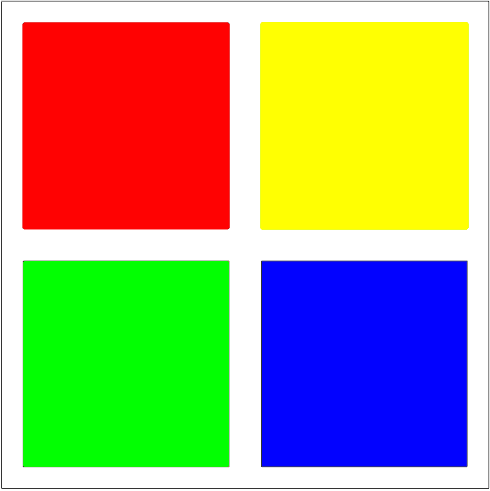
#> input picture .old/assets/phoi4.png, 490 x 491 px
$ python test-nguyen-ly.py
#> lines starting #> are read from the running program, lines starting #| are printed output that depends on the picture; after the words box and inside, x2 and y2 are one past the last pixel; in counts of white or black regions, pixels touching at a corner belong together
from cv2 import TonemapReinhard
import numpy as np
import cv2 as cv
import sys
import time

# <-- Constants -->
minWorkpieceArea = 100
workpieceEdge = 205   # a
containerEdge = 490   # b
leftMargin = 15       # c
topMargin = 15        # d
tolerance = 0.05

# <-- Regions       | Colors -->
#       1.............Red
#       2.............Green
#       3.............Yellow
#       4.............Blue

# <-- Read image and convert it to HSV -->
def readImage(imgPath):
#> called with imgPath = './assets/phoi4.png'
    bgr = cv.imread(imgPath, cv.IMREAD_COLOR)
#> bgr is the input picture: shape (491, 490, 3); mean B, G, R 117.5, 163.5, 164.1
    if bgr is None:
        sys.exit("Not found input file")
    hsv = cv.cvtColor(bgr, cv.COLOR_BGR2HSV)
#> hsv: shape (491, 490, 3); mean H, S, V 37.1, 179.7, 252.8
    return bgr, hsv

# <-- Extract mask of the desired colors -->
def inRange(hsv):
    th1 = cv.bitwise_or(
        cv.inRange(hsv, (170, 70, 70), (180, 255, 255)),
        cv.inRange(hsv, (0, 70, 70), (10, 255, 255))
    )
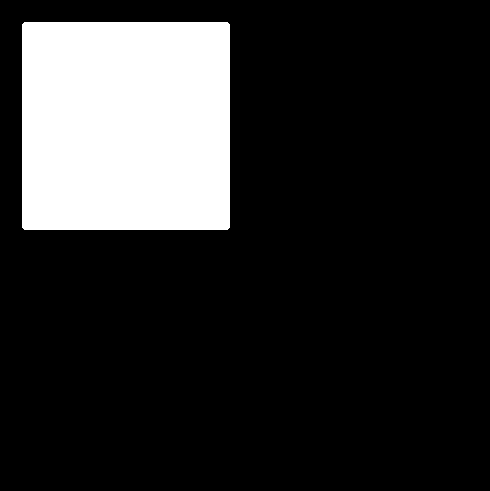
#> th1: shape (491, 490); 18% white; 1 white region, box (x1, y1, x2, y2) and area: (22, 22, 230, 230) 43252
    th2 = cv.inRange(hsv, (50, 70, 70), (70, 255, 255))
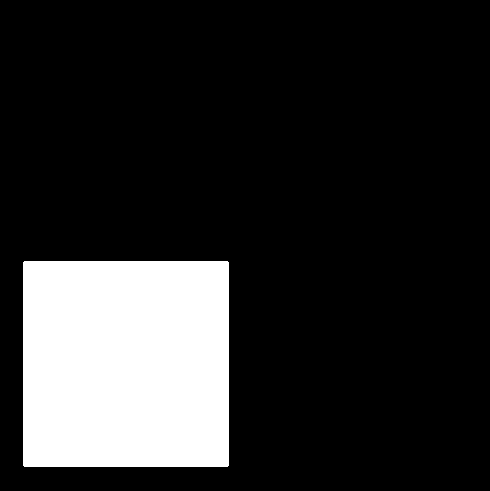
#> th2: shape (491, 490); 17.6% white; 1 white region, box (x1, y1, x2, y2) and area: (23, 261, 229, 467) 42432
    th3 = cv.inRange(hsv, (25, 70, 70), (33, 255, 255))
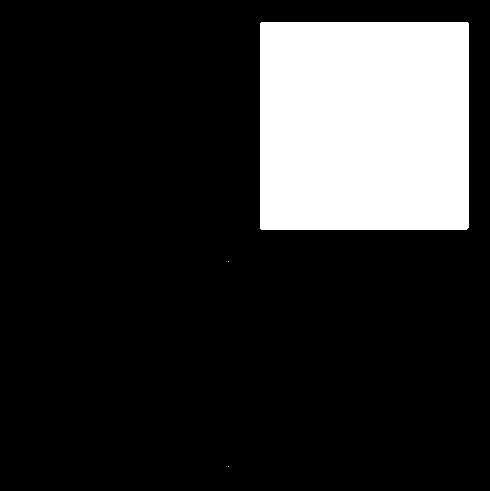
#> th3: shape (491, 490); 18.1% white; 3 white regions (2 under 20 px), largest, box (x1, y1, x2, y2) and area: (260, 22, 469, 230) 43466
    th4 = cv.inRange(hsv, (120, 70, 70), (130, 255, 255))
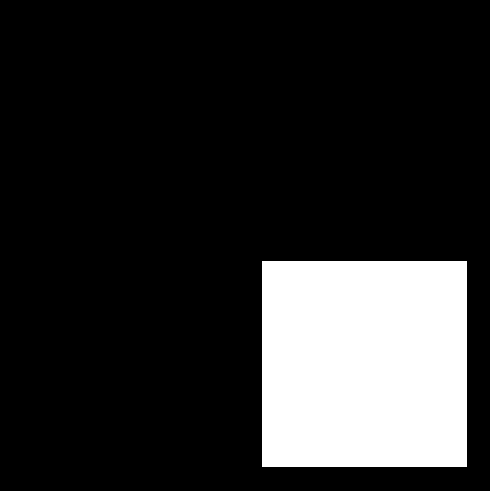
#> th4: shape (491, 490); 17.6% white; 1 white region, box (x1, y1, x2, y2) and area: (262, 261, 467, 467) 42230
    th = (th1, th2, th3, th4)
    for t in th:
        kernel = np.ones((3,3), np.uint8)
        t = cv.erode (t, kernel=kernel)
        t = cv.dilate(t, kernel=kernel)
#> this loop made 4 passes
#> pass 1, in inRange, `t = cv.erode (t, kernel=kernel)`:
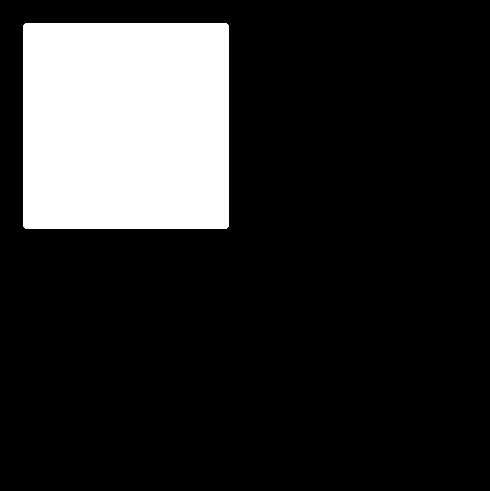
#> t: shape (491, 490); 17.6% white; 1 white region, box (x1, y1, x2, y2) and area: (23, 23, 229, 229) 42424
#> pass 2, in inRange, `t = cv.erode (t, kernel=kernel)`:
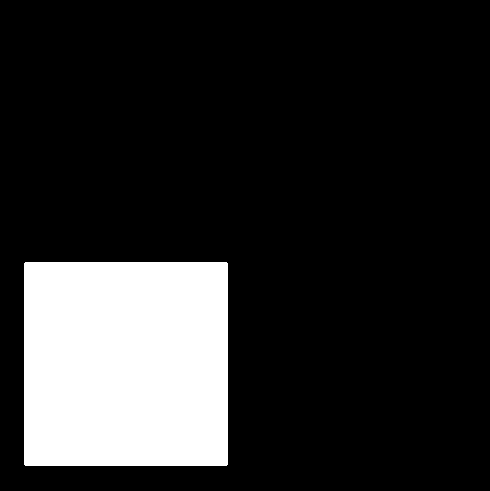
#> t: shape (491, 490); 17.3% white; 1 white region, box (x1, y1, x2, y2) and area: (24, 262, 228, 466) 41612
#> pass 3, in inRange, `t = cv.erode (t, kernel=kernel)`:
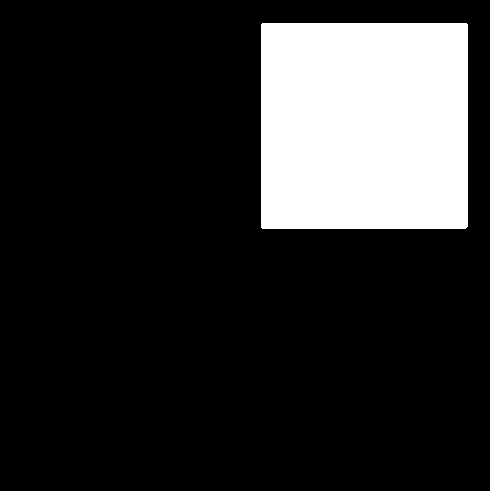
#> t: shape (491, 490); 17.7% white; 1 white region, box (x1, y1, x2, y2) and area: (261, 23, 468, 229) 42636
    return th

# <-- Check the condition of having 4 colors -->
def checkFirstCond(th):
    for thresh in th:
        contours = cv.findContours(thresh, cv.RETR_TREE, cv.CHAIN_APPROX_SIMPLE)[0]
        res = 0
        for con in contours:
            # print(cv.contourArea(con))
            if cv.contourArea(con) >= minWorkpieceArea:
                res += 1
        if res != 1:
            return False
#> this loop made 4 passes
#> contours on pass 4: [[[262, 261], [262, 466], [466, 466], [466, 261]]]
    return True

def between(x, a, b):
    return (a <= x) and (x <= b)

# <-- If condition 1 is matched, check the condition of color order -->
def checkSecondCond(th):
    #<-- Alias for edges -->
    a = workpieceEdge
    b = containerEdge
    c = leftMargin
    d = topMargin


    desiredX = (c + a // 2,         \
                b - c - a // 2,     \
                c + a // 2,         \
                b - c - a // 2      )
    desiredY = (d + a // 2,         \
                d + a // 2,         \
                b - d - a // 2,     \
                b - d - a // 2      )
    # print(desiredX)
    # print(desiredY)
    for i, thresh in enumerate(th):
        M = cv.moments(thresh)
        if M['m00'] != 0:
            cX = int(M['m10']/M['m00'])
            cY = int(M['m01']/M['m00'])
            # print(f"cX = {cX} \ncY = {cY}\n")
            if not between(cX, desiredX[i] - a*tolerance, desiredX[i] + a*tolerance) \
            or not between(cY, desiredY[i] - a*tolerance, desiredY[i] + a*tolerance):
                return False
    return True

def resultGen(th):
    c1 = checkFirstCond(th)
#> c1 = True
    if c1:
        c2 = checkSecondCond(th)
#> the loop in checkSecondCond, `for i, thresh in enumerate(th):` made 2 passes
#> (cX, cY) on passes 1 to 2: (125, 125), (125, 363)
#> c2 = False
        if c2:
            print("Đủ 4 màu, đúng thứ tự")
        else:
            print("Đủ 4 màu nhưng không đúng thứ tự")
        return c2
    else:
        print("Không đủ 4 màu")
        return False

# <-- Main -->
if __name__ == "__main__":
    # print(f"Arguments count: {len(sys.argv)}")
    # for i, arg in enumerate(sys.argv):
    #     print(f"Argument {i:>6}: {arg}")
    start_time = time.time()
    img, hsv = readImage("./assets/phoi4.png")
    th = inRange(hsv)
    # for t in th:
    #     cv.imshow("t", t)
    #     cv.waitKey(0)

    print(resultGen(th))
#| False
    print(f"Thời gian chạy: {time.time() - start_time} giây")

$ run again, with .old/assets/kichThuoc.png copied over .old/assets/phoi4.png
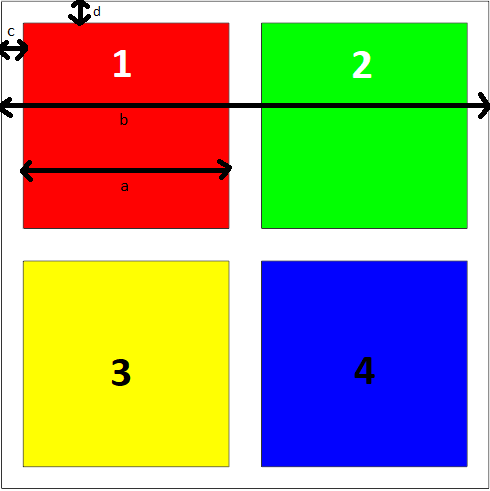
#> input picture .old/assets/kichThuoc.png, 490 x 491 px
#> in readImage, bgr is the input picture: shape (491, 490, 3); mean B, G, R 118, 160.8, 159.4
#> hsv: shape (491, 490, 3); mean H, S, V 36.5, 172.7, 246.1
#> in inRange, `th1 = cv.bitwise_or( cv.inRange(hsv, (170, 70, 70), (180, 255, 255)), ..`:
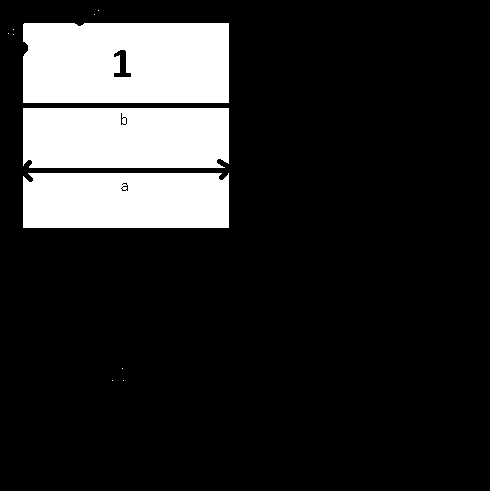
#> th1: shape (491, 490); 16.5% white; 11 white regions (8 under 20 px), largest, box (x1, y1, x2, y2) and area: (23, 23, 229, 103) 16183, (23, 108, 229, 168) 12226, (23, 173, 229, 228) 11212
#> th2: shape (491, 490); 16.9% white; 7 white regions (5 under 20 px), largest, box (x1, y1, x2, y2) and area: (262, 108, 467, 228) 24600, (262, 23, 467, 103) 16110
#> th3: shape (491, 490); 17.5% white; 11 white regions (10 under 20 px), largest, box (x1, y1, x2, y2) and area: (23, 261, 229, 467) 42139
#> th4: shape (491, 490); 17.4% white; 5 white regions (3 under 20 px), largest, box (x1, y1, x2, y2) and area: (262, 261, 467, 467) 41927, (359, 362, 366, 374) 49
#> the loop in inRange, `for t in th:` made 4 passes
#> pass 2, in inRange, `t = cv.erode (t, kernel=kernel)`:
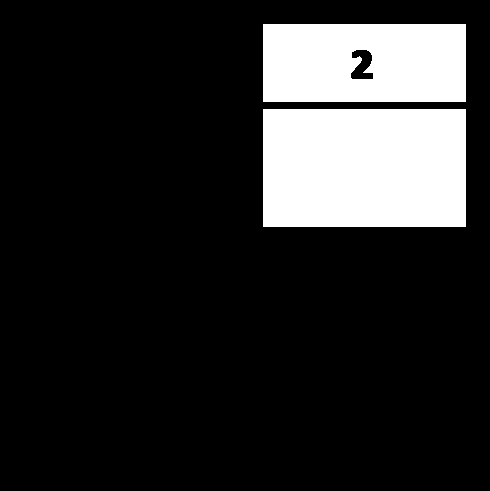
#> t: shape (491, 490); 16.4% white; 2 white regions, box (x1, y1, x2, y2) and area: (263, 109, 466, 227) 23954, (263, 24, 466, 102) 15402
#> the loop in checkFirstCond, `for thresh in th:` made 1 pass
#> c1 = False
#| False
